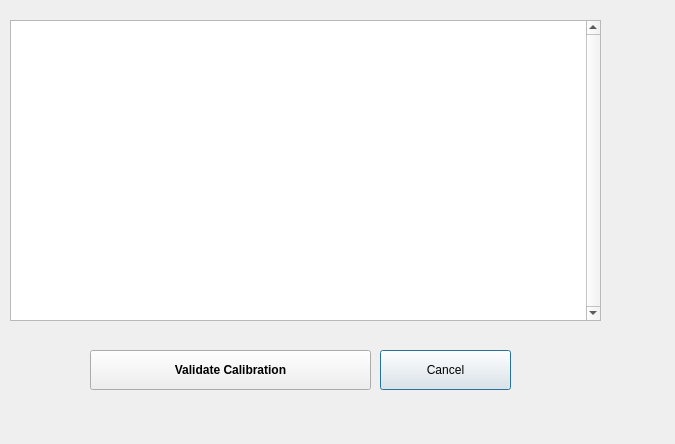
<?xml version="1.0" encoding="UTF-8"?>
<ui version="4.0">
 <class>Dialog</class>
 <widget class="QDialog" name="Dialog">
  <property name="geometry">
   <rect>
    <x>0</x>
    <y>0</y>
    <width>675</width>
    <height>444</height>
   </rect>
  </property>
  <property name="windowTitle">
   <string>MagC | Wafer Calibration</string>
  </property>
  <widget class="QTableView" name="tableView_magc_landmarkTable">
   <property name="enabled">
    <bool>true</bool>
   </property>
   <property name="geometry">
    <rect>
     <x>10</x>
     <y>20</y>
     <width>591</width>
     <height>301</height>
    </rect>
   </property>
   <property name="palette">
    <palette>
     <active>
      <colorrole role="Highlight">
       <brush brushstyle="SolidPattern">
        <color alpha="255">
         <red>0</red>
         <green>120</green>
         <blue>215</blue>
        </color>
       </brush>
      </colorrole>
     </active>
     <inactive>
      <colorrole role="Highlight">
       <brush brushstyle="SolidPattern">
        <color alpha="255">
         <red>0</red>
         <green>120</green>
         <blue>215</blue>
        </color>
       </brush>
      </colorrole>
     </inactive>
     <disabled>
      <colorrole role="Highlight">
       <brush brushstyle="SolidPattern">
        <color alpha="255">
         <red>0</red>
         <green>120</green>
         <blue>215</blue>
        </color>
       </brush>
      </colorrole>
     </disabled>
    </palette>
   </property>
   <property name="font">
    <font>
     <family>Calibri</family>
     <weight>50</weight>
     <bold>false</bold>
    </font>
   </property>
   <property name="toolTip">
    <string/>
   </property>
   <property name="verticalScrollBarPolicy">
    <enum>Qt::ScrollBarAlwaysOn</enum>
   </property>
   <property name="autoScroll">
    <bool>true</bool>
   </property>
   <property name="editTriggers">
    <set>QAbstractItemView::NoEditTriggers</set>
   </property>
   <property name="alternatingRowColors">
    <bool>true</bool>
   </property>
   <attribute name="horizontalHeaderDefaultSectionSize">
    <number>90</number>
   </attribute>
   <attribute name="verticalHeaderVisible">
    <bool>false</bool>
   </attribute>
   <attribute name="verticalHeaderDefaultSectionSize">
    <number>10</number>
   </attribute>
   <attribute name="verticalHeaderMinimumSectionSize">
    <number>10</number>
   </attribute>
  </widget>
  <widget class="QPushButton" name="pushButton_cancel">
   <property name="geometry">
    <rect>
     <x>380</x>
     <y>350</y>
     <width>131</width>
     <height>40</height>
    </rect>
   </property>
   <property name="text">
    <string>Cancel</string>
   </property>
  </widget>
  <widget class="QPushButton" name="pushButton_validateCalibration">
   <property name="geometry">
    <rect>
     <x>90</x>
     <y>350</y>
     <width>281</width>
     <height>40</height>
    </rect>
   </property>
   <property name="font">
    <font>
     <weight>75</weight>
     <bold>true</bold>
    </font>
   </property>
   <property name="text">
    <string>Validate Calibration</string>
   </property>
  </widget>
 </widget>
 <resources/>
 <connections/>
</ui>
